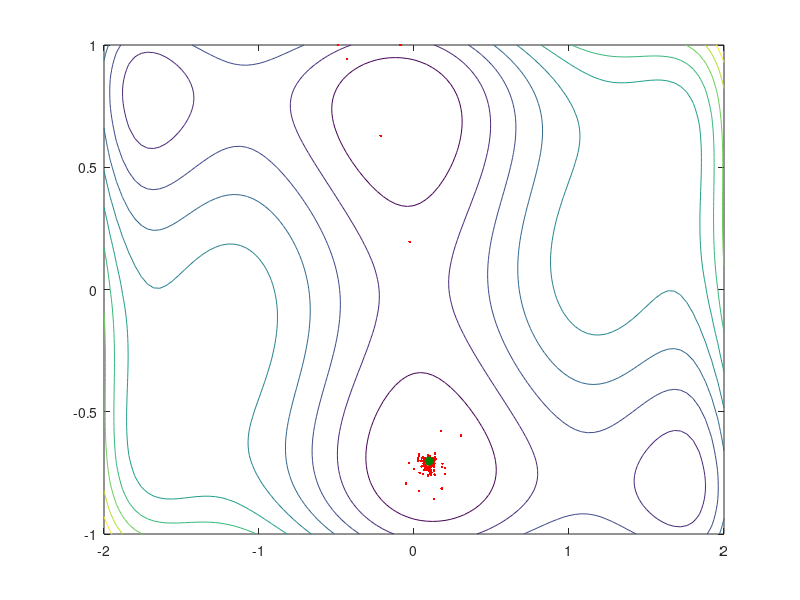

Here is the MATLAB script that generated this plot:
%% Optimization exercises
%

%% Exercise 1
% Using a hill-climbing optimization algorithm, find the maximum of 
% $log(f(x))$ where $f(x) = e^{-x^2}$.  Compare to the maximum of $f(x)$.

clear, close all

objective      = @(x) (-x.^2);
step_size      = 0.04;
current_point  = 1.50;
current_z = objective(current_point);

n_steps = 150;

for s = 1:n_steps
    new_point  = current_point + step_size;
    new_z = objective(new_point);
    
    if new_z >= current_z
        current_point = new_point;
        current_z = new_z;
    else
        step_size = -step_size * 2/3;
    end
end

disp(current_point)

%% Exercise 2
% Using a hill-climbing optimization algorithm, find the maximum of 
% $f(x,y) = e^{-x^2-y^2}$.

rng(9)
clear, %close all

xax = linspace(-2, 2, 101);
yax = linspace(-2, 2, 101);
[xplane, yplane] = meshgrid(xax, yax);

objective = @(x,y) exp(-x.^2-y.^2);

zvalue = objective(xplane, yplane);

h = mesh(xplane, yplane, zvalue); axis equal

objective = @(x,y) exp(-x.^2-y.^2);
step_x    = 0.025;
step_y    = 0.025;
current_x = 4 * rand - 2;
current_y = 4 * rand - 2;

current_z = objective(current_x, current_y);

line(current_x, current_y, current_z, 'marker', 'o', 'color', 'r', 'markerf', 'r')

while true
    % The candidate
    new_x = current_x + step_x;
    % The evaluation
    new_z = objective(new_x, current_y);
    % The accept/reject
    if new_z >= current_z
        current_x = new_x;
        current_z = new_z;
    else
        step_x = -step_x * 2/3;
    end
    
    % The candidate
    new_y = current_y + step_y;
    % The evaluation
    new_z = objective(current_x, new_y);
    % The accept/reject
    if new_z >= current_z
        current_y = new_y;
        current_z = new_z;
    else
        step_y = -step_y * 2/3;
    end
    
    % The stopping rule
    if current_z > .9999
        line(current_x, current_y, 1, 'marker', 'o', 'color', [0 .5 0], 'markerf', [0 .5 0])
        drawnow
        break
    end
    
    line(current_x, current_y, current_z, 'marker', '.', 'color','r')
    drawnow
end

disp([current_x current_y])

%% Exercise 3
% Using some of the functions |surf|, |mesh|, |contour|, and |plot3|, graph
% the so-called six-hump camelback function $C$: $C(x,y) = (4 - 2.1 x^2 +
% \frac{1}{3}x^4) x^2 + x y + 4 (y^2-1) y^2$.  Then use simulated
% annealing to find its global minimum. 

% rng(9)
clear, clf

xax = linspace(-2, 2, 101);
yax = linspace(-1, 1, 101);
[xplane, yplane] = meshgrid(xax, yax);

objective = @(x,y) (4 - 2.1*x.^2 + x.^4/3).*x.^2 + x.*y + 4*(-1 + y.^2).*y.^2;

zvalue = objective(xplane, yplane);

h = contour(xplane, yplane, zvalue);

T = .1;
counter = 0;

current_x = 4 * rand - 2;
current_y = 2 * rand - 1;

current_z = objective(current_x, current_y);

h = line(current_x, current_y, current_z, 'marker', 'o', 'color', 'r', 'markerf', 'r');
j = line(current_x, current_y, current_z, 'marker', '.', 'color', 'k');

while T > .001
    % The candidate
    new_x = min(max(current_x + randn*T*10,-2),2);
    new_y = min(max(current_y + randn*T*10,-1),1);
    % The evaluation
    new_z = objective(new_x, new_y);

    set(j, 'XData', new_x, 'YData', new_y, 'ZData', new_z)

    % The accept/reject
    if new_z <= current_z || rand < exp(-(new_z-current_z)/T)
        current_x = new_x;
        current_y = new_y;
        current_z = new_z;
        set(h, 'XData',current_x, 'YData', current_y, 'ZData', current_z)
    end
    
    counter = counter + 1;
    if counter > 100
        counter = 0;
        T = T * .5;  % Cool down faster!
        disp([T current_x current_y current_z])
    end
    
    % The stopping rule
    if current_z < -2 || T < .001
        line(current_x, current_y, 1, 'marker', 'o', 'color', [0 .5 0], 'markerf', [0 .5 0])
        drawnow
        break
    end
    
    line(current_x, current_y, current_z, 'marker', '.', 'color','r')
    drawnow
end

disp([current_x current_y current_z])

%% Exercise 4
% Read the documentation for MATLAB's |fminsearch| function.  Use it to
% solve Exercise 2 and 3 again.

objective1 = @(x) -exp(-sum(x.^2));
[x, fval] = fminsearch(objective1,[0 1.5])

objective2 = @(x) (4 - 2.1*x(1).^2 + x(1).^4/3).*x(1).^2 + x(1).*x(2) + 4*(-1 + x(2).^2).*x(2).^2;
[x, fval] = fminsearch(objective2,[0 1.5])
